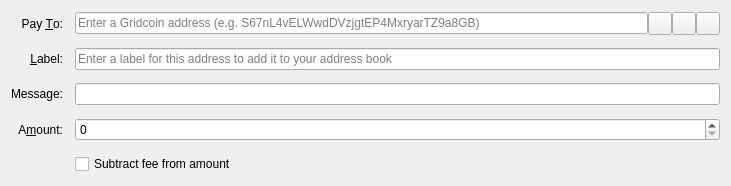
<?xml version="1.0" encoding="UTF-8"?>
<ui version="4.0">
 <class>SendCoinsEntry</class>
 <widget class="QFrame" name="SendCoinsEntry">
  <property name="geometry">
   <rect>
    <x>0</x>
    <y>0</y>
    <width>731</width>
    <height>186</height>
   </rect>
  </property>
  <property name="windowTitle">
   <string>Form</string>
  </property>
  <layout class="QGridLayout" name="gridLayout">
   <property name="spacing">
    <number>12</number>
   </property>
   <item row="4" column="1">
    <layout class="QHBoxLayout" name="horizontalLayout_2">
     <property name="spacing">
      <number>0</number>
     </property>
     <item>
      <widget class="QValidatedLineEdit" name="addAsLabel">
       <property name="enabled">
        <bool>true</bool>
       </property>
       <property name="toolTip">
        <string>Enter a label for this address to add it to your address book</string>
       </property>
       <property name="placeholderText">
        <string>Enter a label for this address to add it to your address book</string>
       </property>
      </widget>
     </item>
    </layout>
   </item>
   <item row="3" column="0">
    <widget class="QLabel" name="payToLabel">
     <property name="text">
      <string>Pay &amp;To:</string>
     </property>
     <property name="alignment">
      <set>Qt::AlignRight|Qt::AlignTrailing|Qt::AlignVCenter</set>
     </property>
     <property name="buddy">
      <cstring>payTo</cstring>
     </property>
    </widget>
   </item>
   <item row="3" column="1">
    <layout class="QHBoxLayout" name="payToLayout">
     <property name="spacing">
      <number>0</number>
     </property>
     <item>
      <widget class="QValidatedLineEdit" name="payTo">
       <property name="toolTip">
        <string>The address to send the payment to  (e.g. Sjz75uKHzUQJnSdzvpiigEGxseKkDhQToX)</string>
       </property>
       <property name="maxLength">
        <number>34</number>
       </property>
       <property name="placeholderText">
        <string>Enter a Gridcoin address (e.g. S67nL4vELWwdDVzjgtEP4MxryarTZ9a8GB)</string>
       </property>
      </widget>
     </item>
     <item>
      <widget class="QToolButton" name="addressBookButton">
       <property name="toolTip">
        <string>Choose address from address book</string>
       </property>
       <property name="text">
        <string/>
       </property>
       <property name="shortcut">
        <string>Alt+A</string>
       </property>
      </widget>
     </item>
     <item>
      <widget class="QToolButton" name="pasteButton">
       <property name="toolTip">
        <string>Paste address from clipboard</string>
       </property>
       <property name="text">
        <string/>
       </property>
       <property name="icon">
        <iconset resource="../bitcoin.qrc">
         <normaloff>:/icons/editpaste</normaloff>:/icons/editpaste</iconset>
       </property>
       <property name="shortcut">
        <string>Alt+P</string>
       </property>
      </widget>
     </item>
     <item>
      <widget class="QToolButton" name="deleteButton">
       <property name="toolTip">
        <string>Remove this recipient</string>
       </property>
       <property name="text">
        <string/>
       </property>
       <property name="icon">
        <iconset resource="../bitcoin.qrc">
         <normaloff>:/icons/remove</normaloff>:/icons/remove</iconset>
       </property>
      </widget>
     </item>
    </layout>
   </item>
   <item row="5" column="0">
    <widget class="QLabel" name="messageLabel">
     <property name="text">
      <string>Message:</string>
     </property>
     <property name="alignment">
      <set>Qt::AlignRight|Qt::AlignTrailing|Qt::AlignVCenter</set>
     </property>
     <property name="buddy">
      <cstring>messageText</cstring>
     </property>
    </widget>
   </item>
   <item row="6" column="1">
    <widget class="BitcoinAmountField" name="payAmount"/>
   </item>
   <item row="7" column="1">
    <widget class="QCheckBox" name="subtractFee">
     <property name="toolTip">
      <string>The transaction fee will be deducted from the amount sent</string>
     </property>
     <property name="text">
      <string>Subtract fee from amount</string>
     </property>
    </widget>
   </item>
   <item row="4" column="0">
    <widget class="QLabel" name="labelTextLabel">
     <property name="text">
      <string>&amp;Label:</string>
     </property>
     <property name="alignment">
      <set>Qt::AlignRight|Qt::AlignTrailing|Qt::AlignVCenter</set>
     </property>
     <property name="buddy">
      <cstring>addAsLabel</cstring>
     </property>
    </widget>
   </item>
   <item row="6" column="0">
    <widget class="QLabel" name="amountLabel">
     <property name="text">
      <string>A&amp;mount:</string>
     </property>
     <property name="alignment">
      <set>Qt::AlignRight|Qt::AlignTrailing|Qt::AlignVCenter</set>
     </property>
     <property name="buddy">
      <cstring>payAmount</cstring>
     </property>
    </widget>
   </item>
   <item row="5" column="1">
    <layout class="QHBoxLayout" name="horizontalLayout_7">
     <property name="spacing">
      <number>0</number>
     </property>
     <item>
      <widget class="QValidatedLineEdit" name="messageText">
       <property name="enabled">
        <bool>true</bool>
       </property>
       <property name="toolTip">
        <string>Send Custom Message to a Gridcoin Recipient</string>
       </property>
      </widget>
     </item>
    </layout>
   </item>
  </layout>
 </widget>
 <customwidgets>
  <customwidget>
   <class>QValidatedLineEdit</class>
   <extends>QLineEdit</extends>
   <header>qvalidatedlineedit.h</header>
  </customwidget>
  <customwidget>
   <class>BitcoinAmountField</class>
   <extends>QSpinBox</extends>
   <header>bitcoinamountfield.h</header>
   <container>1</container>
  </customwidget>
 </customwidgets>
 <resources>
  <include location="../bitcoin.qrc"/>
 </resources>
 <connections/>
</ui>
